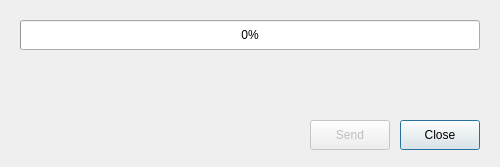
<?xml version="1.0" encoding="UTF-8"?>
<ui version="4.0">
 <class>SendDlg</class>
 <widget class="QDialog" name="SendDlg">
  <property name="geometry">
   <rect>
    <x>0</x>
    <y>0</y>
    <width>500</width>
    <height>167</height>
   </rect>
  </property>
  <property name="windowTitle">
   <string>Send</string>
  </property>
  <widget class="QPushButton" name="close">
   <property name="geometry">
    <rect>
     <x>400</x>
     <y>120</y>
     <width>80</width>
     <height>30</height>
    </rect>
   </property>
   <property name="text">
    <string>Close</string>
   </property>
  </widget>
  <widget class="QPushButton" name="send">
   <property name="enabled">
    <bool>false</bool>
   </property>
   <property name="geometry">
    <rect>
     <x>310</x>
     <y>120</y>
     <width>80</width>
     <height>30</height>
    </rect>
   </property>
   <property name="text">
    <string>Send</string>
   </property>
  </widget>
  <widget class="QLabel" name="status">
   <property name="geometry">
    <rect>
     <x>20</x>
     <y>50</y>
     <width>461</width>
     <height>30</height>
    </rect>
   </property>
   <property name="text">
    <string/>
   </property>
   <property name="alignment">
    <set>Qt::AlignCenter</set>
   </property>
  </widget>
  <widget class="QProgressBar" name="progress">
   <property name="geometry">
    <rect>
     <x>20</x>
     <y>20</y>
     <width>460</width>
     <height>30</height>
    </rect>
   </property>
   <property name="value">
    <number>0</number>
   </property>
   <property name="alignment">
    <set>Qt::AlignCenter</set>
   </property>
  </widget>
  <widget class="QLabel" name="peer">
   <property name="geometry">
    <rect>
     <x>20</x>
     <y>120</y>
     <width>271</width>
     <height>30</height>
    </rect>
   </property>
   <property name="text">
    <string/>
   </property>
  </widget>
 </widget>
 <resources/>
 <connections/>
</ui>
